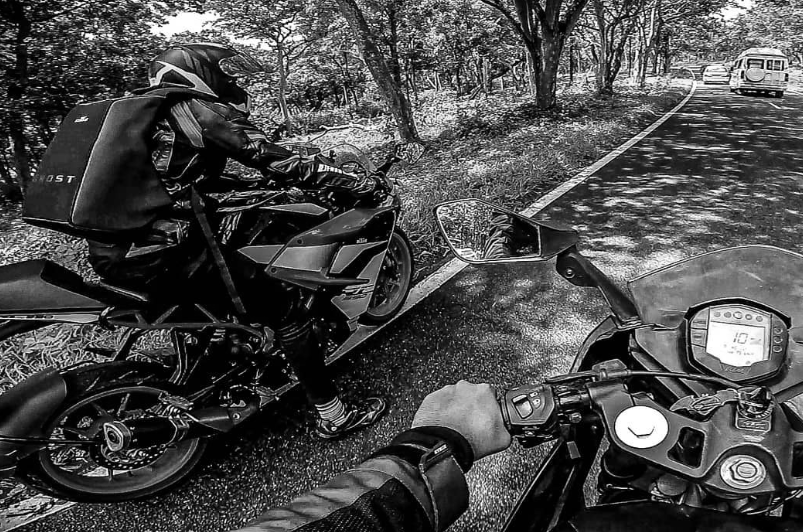
#> input picture Assignment 2/image_grayscale.png, 803 x 532 px, found by its file name
$ python 'python assignment2_f.py'
#> lines starting #> are read from the running program, lines starting #| are printed output that depends on the picture
import numpy as np
import cv2
import matplotlib.pyplot as plt


#helper function for convolution
def convolution(image, kernel):
    h, w = image.shape
    k_h, k_w = kernel.shape
    pad_height = k_h // 2
    pad_width = k_w // 2
    # Create an empty array to store the result
    result = np.zeros_like(image)
    padded_image = np.pad(image, ((pad_height, pad_height), (pad_width, pad_width)), mode='constant') #pad the image to avoid informtion loss
    # Perform convolution
    for y in range(h):
        for x in range(w):  # ietreate through the image
            reg_interest = padded_image[y:y+k_h, x:x+k_w] #extract the region of interest
            result[y, x] = np.sum(reg_interest * kernel) # Apply element-wise multiplication and sum
    return result


#helper function for correlation
def correlation(image, filter):
    # Flip the kernel
    flipped_kernel = np.flipud(np.fliplr(kernel)) #flip kerner up and down and left and right
    result = convolution(image, flipped_kernel) #perform convolution
    return result

# Load the grayscale image
image = cv2.imread('image_grayscale.PNG', cv2.IMREAD_GRAYSCALE)
#> image is the input picture: shape (532, 803); min 0, max 255, mean 74.1

#define a simple kernel
kernel = np.array([[1, -1],
                   [-1, 1]])

#call the methods
convolution_image = convolution(image, kernel)
#> in convolution, `padded_image = np.pad(image, ((pad_height, pad_height), (pad_width, pa..`:
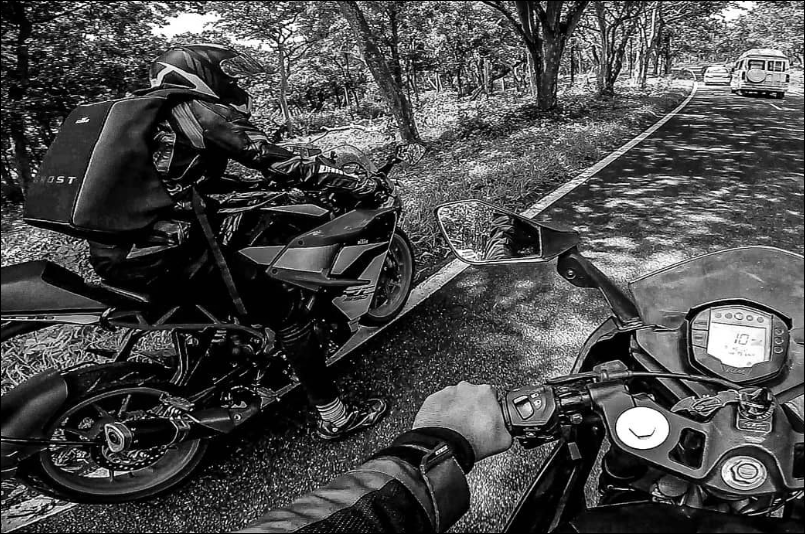
#> padded_image: shape (534, 805); min 0, max 255, mean 73.7
#> after the loop in convolution, `for y in range(h):`:
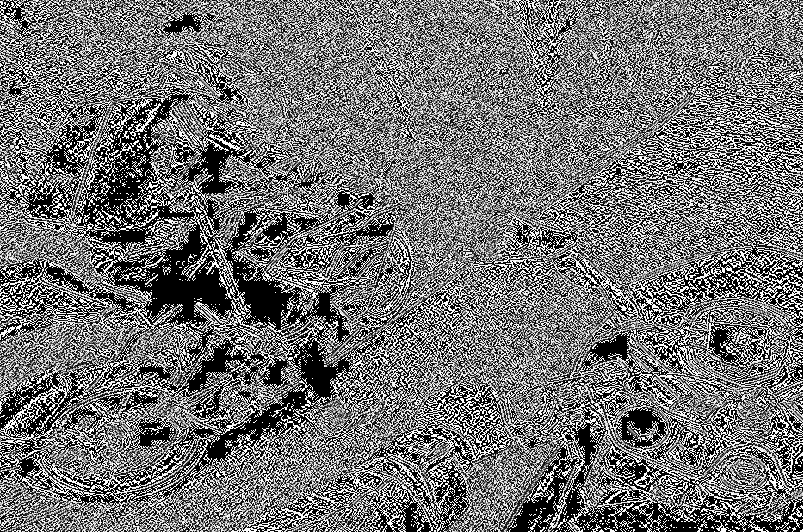
#> result: shape (532, 803); min 0, max 255, mean 114.6
correlation_image = correlation(image, kernel)

#plot the results
plt.figure(figsize=(10, 6))

plt.subplot(3, 1, 1)
plt.imshow(image, cmap='gray')
plt.title('Original Image')

plt.subplot(3, 1, 2)
plt.imshow(convolution_image, cmap='gray')
plt.title('Convolution Result')

plt.subplot(3, 1, 3)
plt.imshow(correlation_image, cmap='gray')
plt.title('Correlation Result')

plt.tight_layout()
plt.show()
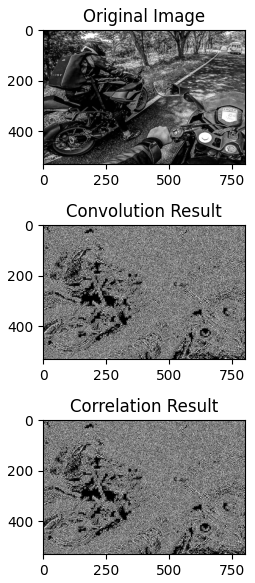
#> figure drawn by matplotlib, 3 panels
